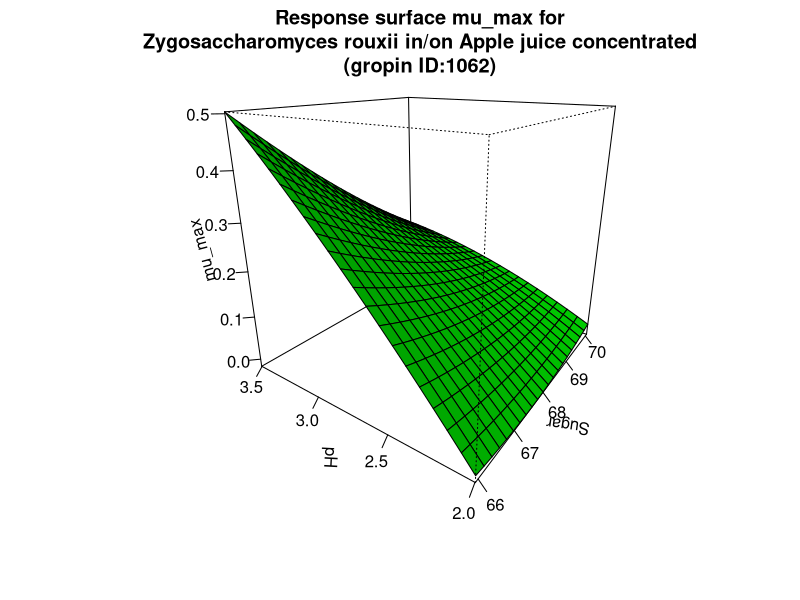

R code for this plot:
#############################
# start of Parameter script
#############################
Sugar <- seq(65.9340659340659,70.07,length.out=21)
pH <- seq(1.998001998002,3.5035,length.out=21)
#############################
# end of Parameter script
#############################
############################# 
# start of Model script Gropin ID 1062 
#############################
 
# constant coefficients for this model
 
variables <- data.frame(Sugar,pH)
argumentsPar <- expand.grid(variables)
 
# heart of the model
response_surface <- function(Sugar,pH) {
   mumax <-12.63699-0.50885*Sugar+0.00459363*(Sugar^2)+4.26298*pH-0.038048*(pH^2)-0.05637*Sugar*pH

return(mumax=mumax)
} 

# output parameters
mumax <- cbind(argumentsPar,response_surface(argumentsPar['Sugar'],argumentsPar['pH']))
colnames(mumax) <- c(colnames(argumentsPar),'mumax')
#############################
# End of Model script
#############################
############################# 
# start of Visualisation script Gropin ID 1062 
#############################
persp(Sugar,pH,matrix(unlist(mumax$mumax),nrow=21),col = 'green',xlab='Sugar',ylab='pH',zlab='mu_max',main='Response surface mu_max for
Zygosaccharomyces rouxii in/on Apple juice concentrated
(gropin ID:1062)',theta=305,phi=20,shade=0.25,ticktype = 'detailed')
#############################
# End of Visualisation script
#############################
